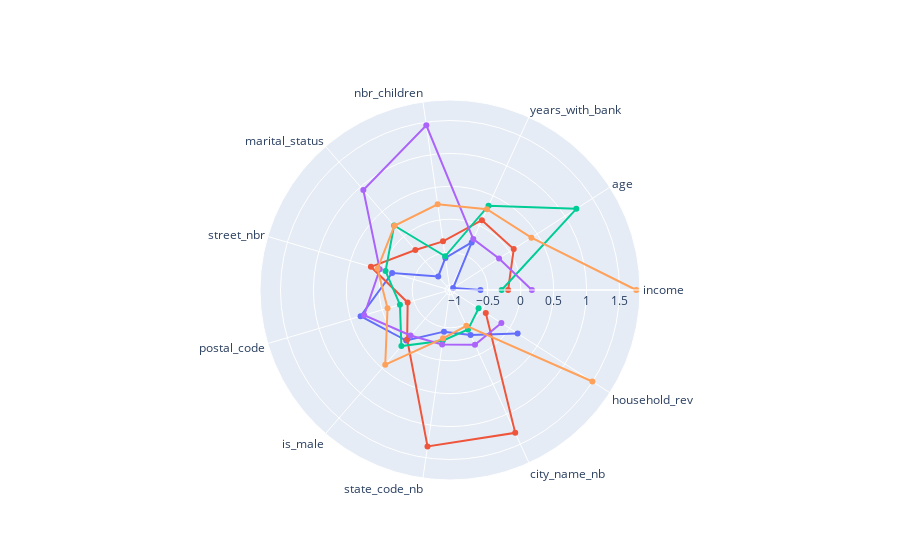

The notebook cell saved with this chart:
### Code cell
clusters = []
for j in range(5):
    r = []
    for i in range(len(X_scaled)):
        if y_km[i]==j:
            r.append(X_scaled.loc[i].values.tolist())
    clusters.append(pd.DataFrame(r).mean())
radar_plots(clusters)

### Figure 1 — Plotly figure (JSON) as saved in the notebook; plotly's stock layout.template omitted (floating-point values rounded to 4 significant figures)
{"data": [{"r": [-0.6116, -1.018, -0.2806, -0.5838, -0.8017, -0.1586, 0.3408, -0.05894, -0.4357, -0.3236, 0.1462], "theta": ["income", "age", "years_with_bank", "nbr_children", "marital_status", "street_nbr", "postal_code", "is_male", "state_code_nb", "city_name_nb", "household_rev"], "type": "scatterpolar"}, {"r": [-0.1922, 0.07612, 0.09189, -0.3279, -0.2717, 0.1774, -0.4043, -0.08144, 1.326, 1.31, -0.4285], "theta": ["income", "age", "years_with_bank", "nbr_children", "marital_status", "street_nbr", "postal_code", "is_male", "state_code_nb", "city_name_nb", "household_rev"], "type": "scatterpolar"}, {"r": [-0.2909, 1.206, 0.3337, -0.5576, 0.2219, -0.05421, -0.2823, 0.05285, -0.296, -0.4154, -0.5591], "theta": ["income", "age", "years_with_bank", "nbr_children", "marital_status", "street_nbr", "postal_code", "is_male", "state_code_nb", "city_name_nb", "household_rev"], "type": "scatterpolar"}, {"r": [0.1694, -0.1892, -0.2236, 1.452, 0.9355, 0.03734, 0.2841, -0.1594, -0.2387, -0.162, -0.1474], "theta": ["income", "age", "years_with_bank", "nbr_children", "marital_status", "street_nbr", "postal_code", "is_male", "state_code_nb", "city_name_nb", "household_rev"], "type": "scatterpolar"}, {"r": [1.755, 0.3948, 0.2747, 0.2395, 0.2148, 0.07349, -0.08609, 0.4275, -0.3326, -0.4778, 1.497], "theta": ["income", "age", "years_with_bank", "nbr_children", "marital_status", "street_nbr", "postal_code", "is_male", "state_code_nb", "city_name_nb", "household_rev"], "type": "scatterpolar"}], "layout": {"autosize": true, "polar": {"angularaxis": {"type": "category"}, "radialaxis": {"autorange": true, "range": [-1.099, 1.836], "type": "linear"}}, "showlegend": false}}
